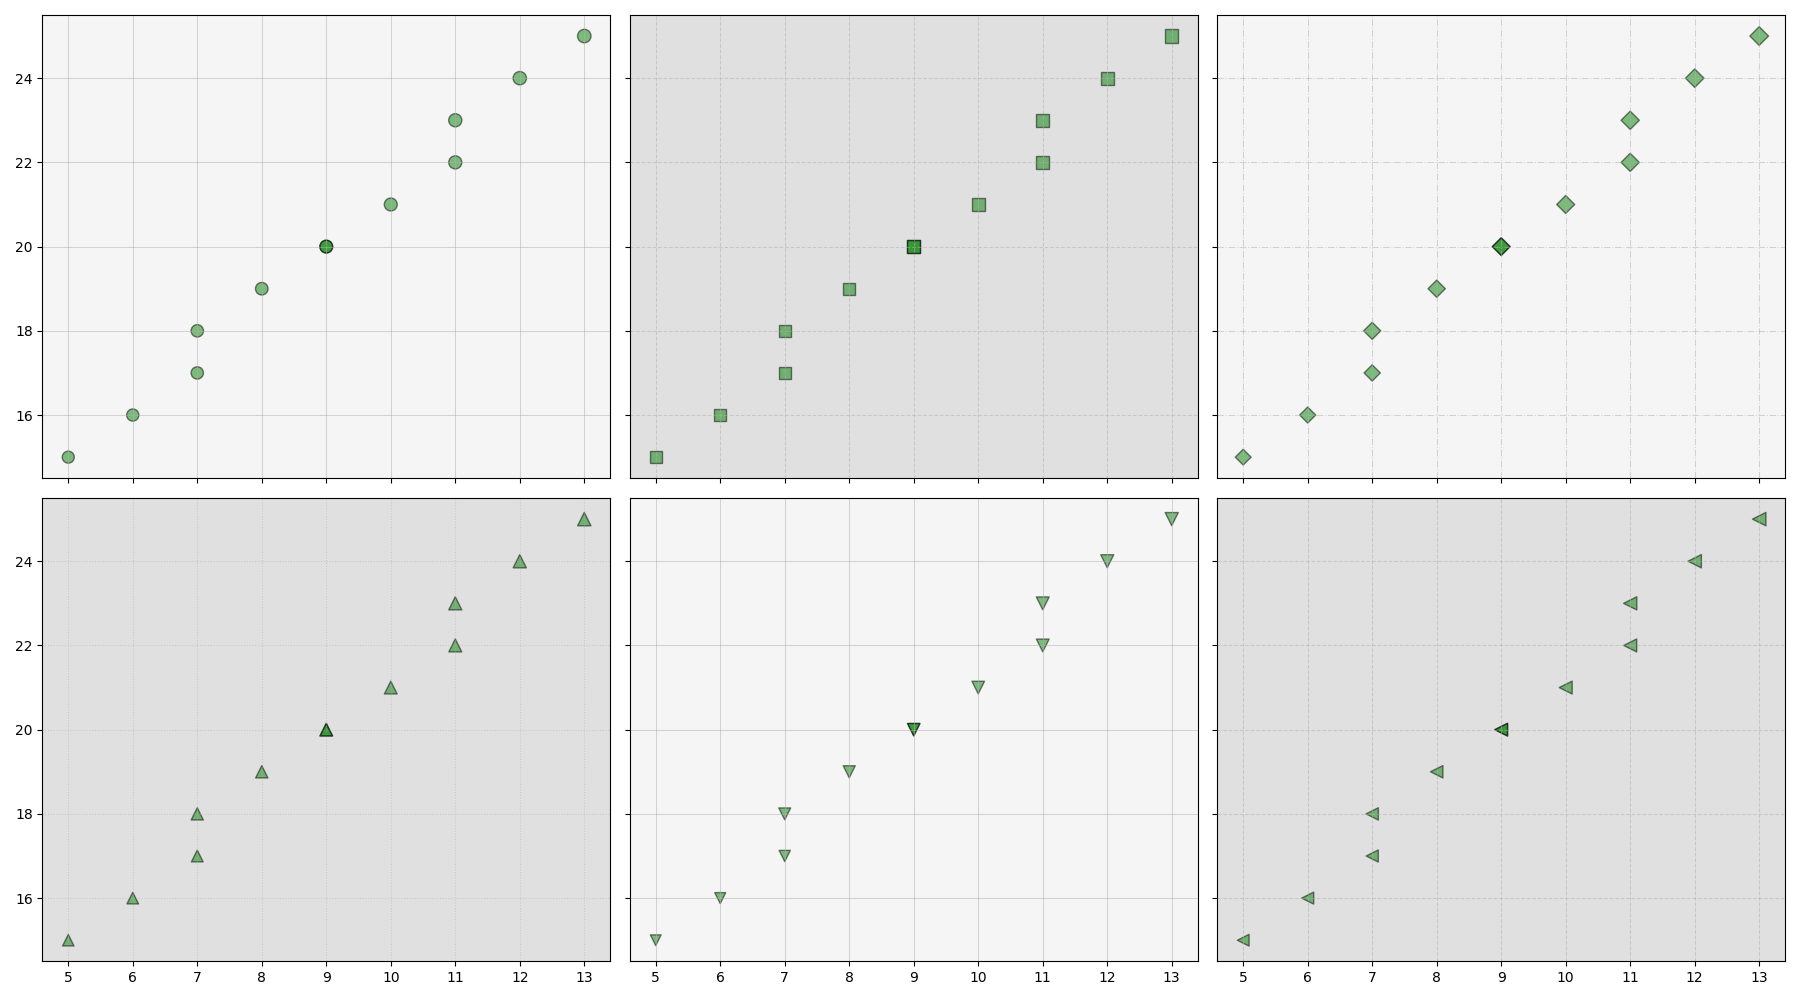

Write the Python code that produced this figure.
import matplotlib.pyplot as plt
import numpy as np

sunlight_hours = np.array([5, 7, 9, 11, 6, 8, 10, 12, 7, 9, 11, 13])
temperatures = np.array([15, 18, 20, 23, 16, 19, 21, 24, 17, 20, 22, 25])
efficiency_scores_A1 = np.array([75, 80, 85, 90, 77, 82, 87, 92, 79, 84, 89, 94])
efficiency_scores_A2 = np.array([70, 78, 84, 88, 72, 80, 86, 90, 74, 82, 88, 92])
efficiency_scores_A3 = np.array([65, 76, 82, 87, 67, 78, 84, 89, 69, 80, 86, 91])
efficiency_scores_A4 = np.array([68, 77, 83, 89, 70, 79, 85, 91, 72, 81, 87, 93])
efficiency_scores_A5 = np.array([60, 74, 81, 86, 63, 76, 83, 88, 66, 78, 85, 90])
efficiency_scores_A6 = np.array([72, 79, 85, 91, 75, 80, 87, 93, 77, 83, 88, 94])

efficiency_scores = {
    "A1": efficiency_scores_A1,
    "A2": efficiency_scores_A2,
    "A3": efficiency_scores_A3,
    "A4": efficiency_scores_A4,
    "A5": efficiency_scores_A5,
    "A6": efficiency_scores_A6
}

fig, axs = plt.subplots(2, 3, figsize=(18, 10), sharex=True, sharey=True)

# List of marker types and line styles
markers = ['o', 's', 'D', '^', 'v', '<', '>']
line_styles = ['-', '--', '-.', ':']

for i, (ax, (algo, scores)) in enumerate(zip(axs.flat, efficiency_scores.items())):
    marker = markers[i % len(markers)]
    line_style = line_styles[i % len(line_styles)]
    
    ax.scatter(sunlight_hours, temperatures, s=scores, c='green', alpha=0.5, edgecolors='black', marker=marker)
    
    ax.grid(i % 2 == 0, linestyle=line_style, linewidth=0.75, alpha=0.5)
    ax.set_facecolor('#f5f5f5' if i % 2 == 0 else '#e0e0e0')

plt.tight_layout()
plt.show()
